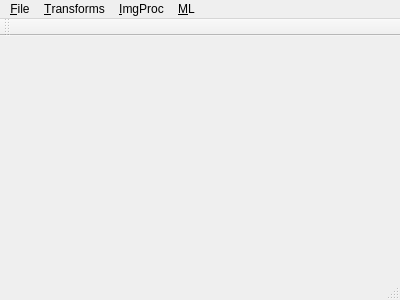
<?xml version="1.0" encoding="UTF-8"?>
<ui version="4.0">
 <class>MainWindow</class>
 <widget class="QMainWindow" name="MainWindow">
  <property name="geometry">
   <rect>
    <x>0</x>
    <y>0</y>
    <width>400</width>
    <height>300</height>
   </rect>
  </property>
  <property name="windowTitle">
   <string>MainWindow</string>
  </property>
  <widget class="QWidget" name="centralWidget"/>
  <widget class="QMenuBar" name="menuBar">
   <property name="geometry">
    <rect>
     <x>0</x>
     <y>0</y>
     <width>400</width>
     <height>25</height>
    </rect>
   </property>
   <widget class="QMenu" name="menu_File">
    <property name="title">
     <string>&amp;File</string>
    </property>
    <addaction name="qActionOpen"/>
    <addaction name="qActionSave"/>
    <addaction name="separator"/>
    <addaction name="qActionQuit"/>
   </widget>
   <widget class="QMenu" name="menu_Transforms">
    <property name="title">
     <string>&amp;Transforms</string>
    </property>
    <addaction name="separator"/>
    <addaction name="qActionAffine"/>
    <addaction name="qActionPerspective"/>
   </widget>
   <widget class="QMenu" name="menu_ImgProc">
    <property name="title">
     <string>&amp;ImgProc</string>
    </property>
    <addaction name="qActionConvolution"/>
    <addaction name="qActionHistEqualization"/>
    <addaction name="qActionMedianFilter"/>
    <addaction name="separator"/>
    <addaction name="qActionFourier"/>
   </widget>
   <widget class="QMenu" name="menu_ML">
    <property name="title">
     <string>&amp;ML</string>
    </property>
    <addaction name="qActionStyleTransfer"/>
   </widget>
   <addaction name="menu_File"/>
   <addaction name="menu_Transforms"/>
   <addaction name="menu_ImgProc"/>
   <addaction name="menu_ML"/>
  </widget>
  <widget class="QToolBar" name="mainToolBar">
   <attribute name="toolBarArea">
    <enum>TopToolBarArea</enum>
   </attribute>
   <attribute name="toolBarBreak">
    <bool>false</bool>
   </attribute>
  </widget>
  <widget class="QStatusBar" name="statusBar"/>
  <action name="qActionOpen">
   <property name="text">
    <string>&amp;Open Image</string>
   </property>
  </action>
  <action name="qActionSave">
   <property name="text">
    <string>&amp;Save Image</string>
   </property>
  </action>
  <action name="qActionQuit">
   <property name="text">
    <string>&amp;Quit</string>
   </property>
  </action>
  <action name="qActionAffine">
   <property name="text">
    <string>&amp;Affine</string>
   </property>
  </action>
  <action name="qActionConvolution">
   <property name="text">
    <string>&amp;Convolution</string>
   </property>
  </action>
  <action name="qActionHistEqualization">
   <property name="text">
    <string>&amp;Hist equalization</string>
   </property>
  </action>
  <action name="qActionMedianFilter">
   <property name="text">
    <string>&amp;MedFilter</string>
   </property>
  </action>
  <action name="qActionFourier">
   <property name="text">
    <string>&amp;Fourier</string>
   </property>
  </action>
  <action name="qActionStyleTransfer">
   <property name="text">
    <string>&amp;StyleTransfer</string>
   </property>
  </action>
  <action name="qActionPerspective">
   <property name="text">
    <string>&amp;Perspective</string>
   </property>
  </action>
 </widget>
 <layoutdefault spacing="6" margin="11"/>
 <resources/>
 <connections/>
</ui>
